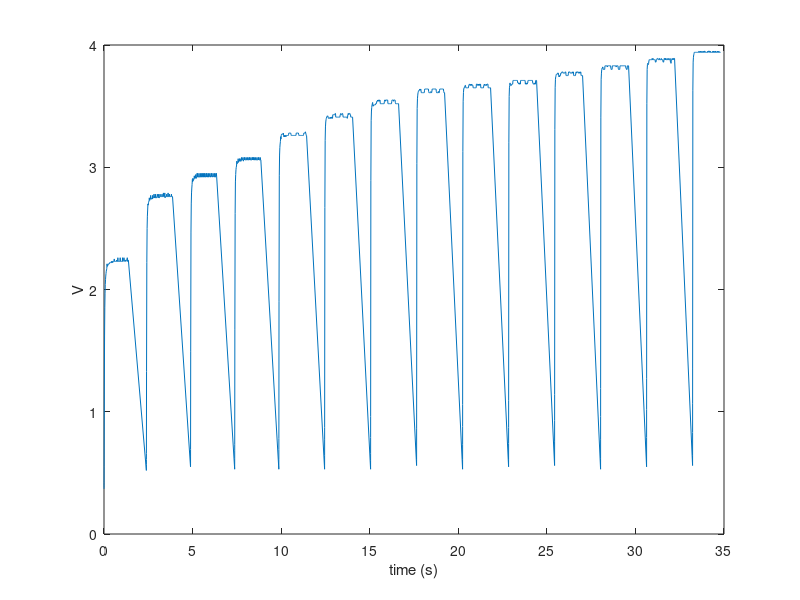
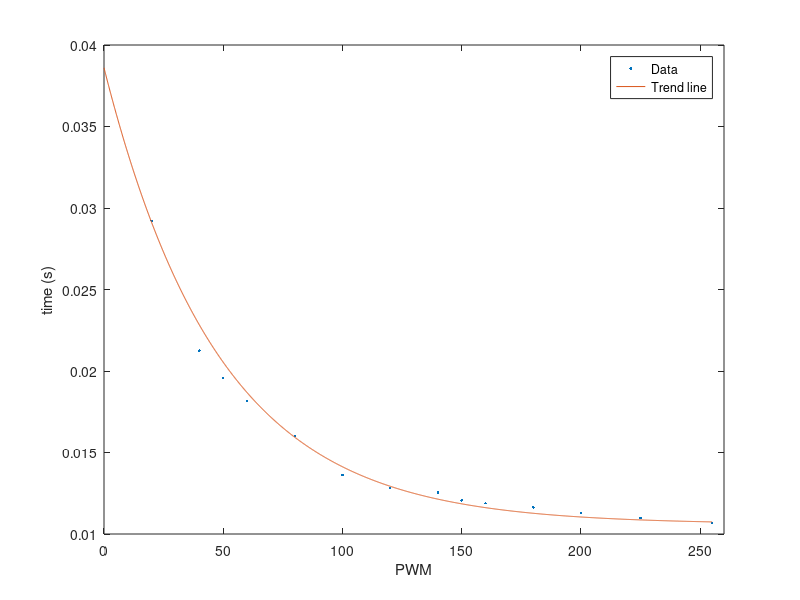

The MATLAB source for these figures, in order:
s = [0.37
216
0.37
792
0.38
1376
0.40
2008
0.42
2640
0.44
3272
0.55
5680
1.17
18160
1.62
31680
1.85
45200
1.97
58720
2.04
72240
2.08
85760
2.11
99280
2.13
112800
2.15
127360
2.16
141920
2.17
156480
2.21
171040
2.19
185600
2.19
200160
2.20
214720
2.20
229280
2.21
243840
2.21
258400
2.21
272960
2.21
287520
2.21
302080
2.22
316640
2.22
331200
2.22
345760
2.22
360320
2.22
374888
2.22
389440
2.22
404000
2.23
418560
2.22
433120
2.22
447680
2.23
462240
2.23
476800
2.22
491360
2.23
505920
2.23
520480
2.23
535040
2.23
549600
2.23
564160
2.25
578720
2.23
593280
2.23
607840
2.23
622400
2.23
636960
2.23
651520
2.23
666080
2.23
680640
2.23
695200
2.24
709760
2.23
724320
2.23
738880
2.23
753440
2.23
768000
2.26
782560
2.23
797120
2.23
811680
2.23
826240
2.23
840808
2.23
855360
2.23
869920
2.23
884480
2.23
899040
2.26
913600
2.23
928160
2.23
942720
2.23
957280
2.23
971840
2.23
986400
2.23
1000960
2.23
1016560
2.23
1032160
2.26
1047760
2.23
1063360
2.23
1078960
2.24
1094560
2.24
1110160
2.26
1125760
2.24
1141360
2.24
1156960
2.23
1172560
2.23
1188160
2.24
1203760
2.24
1219360
2.23
1234960
2.24
1250560
2.24
1266160
2.24
1281760
2.24
1297360
2.26
1312960
2.23
1328560
2.23
1344160
2.24
1359760
2.24
1375360
0.52
2390976
0.54
2391744
0.57
2392520
0.61
2393288
0.66
2394048
1.33
2401648
2.22
2417248
2.50
2432848
2.60
2448448
2.65
2464048
2.70
2479648
2.69
2495248
2.71
2510848
2.72
2526448
2.72
2542048
2.75
2557648
2.73
2573248
2.73
2588848
2.74
2604448
2.74
2620048
2.77
2635648
2.74
2651248
2.74
2666848
2.74
2682448
2.74
2698048
2.75
2713648
2.74
2729248
2.77
2744848
2.75
2760448
2.75
2776052
2.75
2791648
2.75
2807248
2.78
2822848
2.75
2838448
2.76
2854048
2.75
2869648
2.75
2885248
2.78
2900848
2.75
2916448
2.75
2932048
2.75
2947648
2.75
2963248
2.76
2978848
2.76
2994448
2.78
3010048
2.76
3025648
2.76
3041248
2.75
3056848
2.76
3072448
2.78
3088048
2.75
3103648
2.75
3119248
2.76
3134848
2.76
3150448
2.78
3166048
2.76
3181648
2.76
3197248
2.76
3212848
2.76
3228448
2.76
3244048
2.76
3259648
2.78
3275248
2.76
3290848
2.76
3306448
2.76
3322048
2.76
3337648
2.79
3353248
2.76
3368848
2.76
3384448
2.76
3400048
2.76
3415648
2.79
3431248
2.75
3446848
2.76
3462448
2.76
3478048
2.76
3493648
2.76
3509248
2.76
3524848
2.78
3540448
2.76
3556048
2.76
3571648
2.76
3587248
2.76
3602848
2.79
3618448
2.76
3634048
2.76
3649648
2.76
3665248
2.76
3680848
2.78
3696448
2.76
3712048
2.76
3727648
2.76
3743248
2.76
3758848
2.76
3774452
2.76
3790048
2.78
3805648
2.76
3821248
2.76
3836848
2.76
3852448
2.76
3868048
0.55
4883664
0.56
4884424
0.58
4885200
0.63
4885968
0.69
4886736
1.49
4894328
2.47
4909928
2.70
4925528
2.79
4941128
2.83
4956728
2.86
4972328
2.90
4987928
2.88
5003528
2.91
5019128
2.89
5034728
2.90
5050328
2.90
5065928
2.90
5081528
2.93
5097128
2.91
5112728
2.91
5128328
2.91
5143928
2.91
5159528
2.94
5175128
2.92
5190728
2.91
5206328
2.91
5221928
2.92
5237528
2.95
5253128
2.92
5268728
2.95
5284328
2.92
5299928
2.92
5315528
2.92
5331128
2.92
5346728
2.95
5362328
2.92
5377928
2.92
5393528
2.92
5409128
2.92
5424728
2.95
5440328
2.92
5455928
2.92
5471528
2.92
5487128
2.92
5502728
2.95
5518328
2.93
5533928
2.95
5549528
2.92
5565128
2.92
5580728
2.92
5596328
2.92
5611928
2.95
5627528
2.92
5643128
2.95
5658736
2.92
5674328
2.92
5689928
2.95
5705528
2.92
5721128
2.92
5736728
2.92
5752328
2.93
5767928
2.95
5783528
2.92
5799128
2.95
5814728
2.92
5830328
2.93
5845928
2.92
5861528
2.92
5877128
2.95
5892728
2.92
5908328
2.92
5923928
2.93
5939528
2.93
5955128
2.95
5970728
2.92
5986328
2.92
6001928
2.93
6017528
2.92
6033128
2.95
6048728
2.93
6064328
2.95
6079928
2.92
6095528
2.92
6111128
2.93
6126728
2.93
6142328
2.95
6157928
2.93
6173528
2.93
6189128
2.92
6204728
2.93
6220328
2.95
6235928
2.92
6251528
2.92
6267128
2.92
6282728
2.92
6298328
2.95
6313928
2.93
6329528
2.95
6345128
2.92
6360728
0.53
7376344
0.57
7377112
0.62
7377880
0.68
7378648
0.73
7379416
1.67
7387000
2.62
7402608
2.88
7418200
2.94
7433800
2.98
7449400
3.00
7465000
3.01
7480600
3.05
7496200
3.03
7511800
3.03
7527400
3.04
7543000
3.04
7558600
3.07
7574200
3.04
7589800
3.05
7605400
3.05
7621000
3.05
7636600
3.07
7652200
3.05
7667800
3.07
7683400
3.05
7699000
3.05
7714600
3.05
7730200
3.05
7745800
3.08
7761400
3.06
7777000
3.06
7792600
3.06
7808200
3.06
7823800
3.08
7839400
3.06
7855000
3.05
7870600
3.06
7886200
3.06
7901800
3.08
7917400
3.06
7933000
3.08
7948600
3.06
7964200
3.06
7979800
3.06
7995400
3.06
8011000
3.08
8026600
3.06
8042200
3.06
8057800
3.06
8073400
3.06
8089000
3.08
8104600
3.06
8120200
3.06
8135800
3.06
8151400
3.06
8167000
3.08
8182600
3.06
8198200
3.08
8213800
3.06
8229400
3.06
8245000
3.06
8260600
3.06
8276200
3.08
8291800
3.06
8307400
3.06
8323000
3.06
8338600
3.06
8354200
3.08
8369800
3.06
8385400
3.08
8401008
3.06
8416600
3.06
8432200
3.08
8447800
3.06
8463400
3.08
8479000
3.06
8494600
3.06
8510200
3.06
8525800
3.06
8541400
3.08
8557000
3.06
8572600
3.06
8588200
3.06
8603800
3.06
8619400
3.08
8635000
3.06
8650600
3.06
8666200
3.06
8681800
3.06
8697400
3.08
8713000
3.06
8728600
3.08
8744200
3.06
8759800
3.06
8775400
3.06
8791000
3.06
8806600
3.08
8822200
3.06
8837800
3.06
8853400
0.53
9869016
0.56
9869784
0.61
9870560
0.69
9871320
0.78
9872088
1.90
9879672
2.93
9895272
3.10
9910872
3.16
9926472
3.19
9942072
3.21
9957672
3.25
9973272
3.23
9988872
3.26
10004472
3.27
10021112
3.27
10037752
3.27
10054392
3.27
10071032
3.27
10087672
3.27
10104312
3.28
10120952
3.26
10137592
3.25
10154232
3.26
10170872
3.25
10187512
3.26
10204152
3.25
10220792
3.26
10237432
3.26
10254072
3.25
10270712
3.26
10287352
3.26
10303992
3.26
10320632
3.26
10337272
3.26
10353912
3.26
10370552
3.26
10387192
3.26
10403832
3.27
10420472
3.28
10437112
3.28
10453752
3.28
10470392
3.28
10487032
3.28
10503672
3.28
10520312
3.28
10536952
3.27
10553592
3.26
10570232
3.26
10586872
3.26
10603512
3.26
10620152
3.26
10636792
3.26
10653432
3.26
10670072
3.26
10686712
3.26
10703352
3.26
10719992
3.26
10736632
3.26
10753272
3.26
10769912
3.26
10786552
3.26
10803192
3.26
10819832
3.26
10836472
3.28
10853112
3.28
10869752
3.28
10886392
3.28
10903032
3.28
10919672
3.28
10936312
3.28
10952952
3.28
10969592
3.27
10986232
3.26
11002872
3.26
11019512
3.26
11036152
3.26
11052792
3.26
11069432
3.26
11086072
3.26
11102712
3.26
11119352
3.26
11135992
3.26
11152632
3.26
11169272
3.26
11185912
3.26
11202552
3.26
11219192
3.26
11235832
3.26
11252472
3.27
11269112
3.28
11285752
3.28
11302392
3.28
11319032
3.28
11335672
3.28
11352312
3.29
11368952
3.28
11385592
3.27
11402232
3.26
11418872
3.26
11435512
0.53
12452168
0.56
12452976
0.64
12453792
0.77
12454608
0.87
12455424
2.67
12468024
3.22
12484664
3.33
12501304
3.37
12517944
3.39
12534584
3.40
12551224
3.41
12567864
3.41
12584504
3.42
12601144
3.42
12617784
3.42
12634424
3.41
12651064
3.40
12667704
3.40
12684344
3.40
12700984
3.40
12717624
3.40
12734264
3.40
12750904
3.41
12767544
3.40
12784184
3.40
12800824
3.41
12817464
3.41
12834104
3.40
12850744
3.41
12867384
3.41
12884024
3.40
12900664
3.43
12917304
3.43
12933944
3.43
12950584
3.43
12967224
3.43
12983864
3.43
13000504
3.43
13017144
3.43
13033784
3.44
13050424
3.44
13067064
3.41
13083704
3.41
13100344
3.41
13116984
3.41
13133624
3.41
13150264
3.41
13166904
3.41
13183544
3.41
13200184
3.41
13216824
3.41
13233464
3.41
13250104
3.41
13266744
3.41
13283384
3.41
13300024
3.41
13316664
3.43
13333304
3.43
13349944
3.44
13366584
3.43
13383224
3.43
13399864
3.43
13416504
3.43
13433144
3.44
13449784
3.44
13466424
3.43
13483064
3.41
13499704
3.41
13516344
3.41
13532984
3.41
13549624
3.41
13566264
3.41
13582904
3.41
13599544
3.41
13616184
3.41
13632824
3.41
13649464
3.41
13666104
3.41
13682744
3.41
13699384
3.41
13716024
3.40
13732664
3.41
13749304
3.43
13765944
3.44
13782584
3.44
13799224
3.43
13815864
3.44
13832504
3.44
13849144
3.44
13865784
3.44
13882424
3.43
13899064
3.43
13915704
3.41
13932344
3.41
13948984
3.41
13965624
3.41
13982264
3.41
13998904
3.41
14015544
3.41
14032184
0.53
15048840
0.60
15049648
0.66
15050472
0.79
15051296
0.96
15052112
2.89
15064696
3.38
15081336
3.46
15097976
3.49
15114616
3.51
15131256
3.52
15147896
3.53
15164536
3.50
15181176
3.50
15197816
3.51
15214456
3.51
15231096
3.51
15247736
3.51
15264376
3.51
15281016
3.51
15297656
3.51
15314296
3.52
15330936
3.52
15347576
3.52
15364216
3.52
15380856
3.54
15397496
3.54
15414136
3.54
15430776
3.55
15447416
3.54
15464056
3.54
15480696
3.55
15497336
3.55
15513976
3.55
15530616
3.54
15547256
3.55
15563896
3.55
15580536
3.52
15597176
3.52
15613816
3.52
15630456
3.52
15647096
3.52
15663736
3.52
15680376
3.52
15697016
3.52
15713656
3.52
15730296
3.52
15746936
3.52
15763576
3.52
15780216
3.52
15796856
3.52
15813496
3.54
15830136
3.55
15846776
3.55
15863416
3.55
15880056
3.54
15896696
3.55
15913336
3.55
15929976
3.55
15946616
3.55
15963256
3.55
15979896
3.55
15996536
3.55
16013176
3.52
16029816
3.52
16046456
3.52
16063096
3.52
16079736
3.52
16096376
3.52
16113016
3.52
16129656
3.52
16146296
3.52
16162936
3.52
16179576
3.52
16196216
3.52
16212856
3.52
16229496
3.54
16246136
3.55
16262776
3.55
16279416
3.55
16296056
3.55
16312696
3.55
16329336
3.54
16345976
3.55
16362616
3.55
16379256
3.55
16395896
3.55
16412536
3.55
16429176
3.53
16445816
3.52
16462456
3.52
16479096
3.52
16495736
3.52
16512376
3.52
16529016
3.52
16545656
3.52
16562296
3.52
16578936
3.52
16595576
3.52
16612216
3.52
16628856
0.56
17645512
0.61
17646320
0.72
17647144
0.86
17647968
0.99
17648784
3.03
17661384
3.48
17678024
3.56
17694664
3.59
17711304
3.61
17727944
3.62
17744584
3.62
17761224
3.63
17777864
3.63
17794504
3.63
17811144
3.64
17827784
3.63
17844424
3.63
17861064
3.64
17877704
3.63
17894344
3.61
17910984
3.61
17927624
3.61
17944264
3.61
17960904
3.61
17977544
3.61
17994184
3.61
18010824
3.61
18027464
3.61
18044104
3.61
18060744
3.61
18077384
3.63
18094024
3.64
18110664
3.64
18127304
3.64
18143944
3.64
18160584
3.64
18177224
3.64
18193864
3.64
18210504
3.64
18227144
3.64
18243784
3.64
18260424
3.64
18277064
3.64
18293704
3.64
18310344
3.62
18326984
3.61
18343624
3.61
18360264
3.61
18376904
3.61
18393544
3.61
18410184
3.61
18426824
3.61
18443464
3.62
18460104
3.61
18476744
3.61
18493384
3.62
18510024
3.64
18526664
3.64
18543304
3.64
18559944
3.64
18576584
3.64
18593224
3.64
18609864
3.64
18626504
3.64
18643144
3.64
18659784
3.64
18676424
3.64
18693064
3.64
18709704
3.64
18726344
3.64
18742984
3.62
18759624
3.61
18776264
3.61
18792904
3.61
18809544
3.61
18826184
3.61
18842824
3.61
18859464
3.62
18876104
3.61
18892744
3.61
18909384
3.61
18926024
3.63
18942664
3.64
18959304
3.64
18975944
3.64
18992584
3.64
19009224
3.64
19025864
3.64
19042504
3.64
19059144
3.64
19075784
3.64
19092424
3.64
19109064
3.64
19125704
3.64
19142344
3.64
19158984
3.62
19175624
3.61
19192264
3.61
19208904
3.61
19225544
0.53
20242200
0.61
20243016
0.73
20243840
0.88
20244664
1.06
20245472
3.13
20258056
3.54
20274696
3.61
20291336
3.64
20307976
3.65
20324616
3.65
20341256
3.66
20357896
3.66
20374536
3.67
20391176
3.67
20407816
3.65
20424456
3.65
20441096
3.65
20457736
3.65
20474376
3.65
20491016
3.65
20507656
3.65
20524296
3.65
20540936
3.65
20557576
3.65
20574216
3.67
20590856
3.67
20607496
3.68
20624136
3.68
20640776
3.67
20657416
3.67
20674056
3.67
20690696
3.68
20707336
3.67
20723976
3.67
20740616
3.68
20757256
3.67
20773896
3.67
20790536
3.67
20807176
3.67
20823816
3.65
20840456
3.65
20857096
3.65
20873736
3.65
20890376
3.65
20907016
3.65
20923656
3.65
20940296
3.65
20956936
3.65
20973576
3.65
20990216
3.65
21006856
3.68
21023496
3.68
21040136
3.68
21056776
3.68
21073416
3.67
21090056
3.67
21106696
3.67
21123336
3.68
21139976
3.67
21156616
3.68
21173256
3.68
21189896
3.67
21206536
3.67
21223176
3.68
21239816
3.68
21256456
3.65
21273096
3.65
21289736
3.65
21306376
3.65
21323016
3.65
21339656
3.65
21356296
3.65
21372936
3.65
21389576
3.65
21406216
3.65
21422856
3.67
21439496
3.67
21456136
3.68
21472776
3.67
21489416
3.67
21506056
3.67
21522696
3.67
21539336
3.67
21555976
3.68
21572616
3.67
21589256
3.67
21605896
3.68
21622536
3.68
21639176
3.68
21655816
3.68
21672456
3.65
21689096
3.65
21705736
3.65
21722376
3.65
21739016
3.65
21755656
3.65
21772296
3.65
21788936
3.65
21805576
3.65
21822216
0.55
22838872
0.61
22839680
0.74
22840504
0.87
22841320
1.09
22842136
3.20
22854728
3.58
22871368
3.65
22888008
3.67
22904648
3.69
22921288
3.67
22937928
3.67
22954568
3.67
22971208
3.67
22987848
3.67
23004488
3.68
23021128
3.68
23037768
3.68
23054408
3.68
23071048
3.71
23087688
3.71
23104328
3.71
23120968
3.71
23137608
3.71
23154248
3.71
23170888
3.71
23187528
3.71
23204168
3.71
23220808
3.71
23237448
3.71
23254088
3.71
23270728
3.71
23287368
3.71
23304008
3.71
23320648
3.71
23337288
3.69
23353928
3.69
23370568
3.69
23387208
3.69
23403848
3.68
23420488
3.69
23437128
3.68
23453768
3.68
23470408
3.69
23487048
3.68
23503688
3.71
23520328
3.71
23536968
3.71
23553608
3.71
23570248
3.71
23586888
3.71
23603528
3.71
23620168
3.71
23636808
3.71
23653448
3.71
23670088
3.71
23686728
3.71
23703368
3.71
23720008
3.71
23736648
3.71
23753288
3.71
23769928
3.68
23786568
3.69
23803208
3.68
23819848
3.68
23836488
3.68
23853128
3.69
23869768
3.68
23886408
3.69
23903048
3.69
23919688
3.71
23936328
3.71
23952968
3.71
23969608
3.71
23986248
3.71
24002888
3.71
24019528
3.71
24036168
3.71
24052808
3.71
24069448
3.71
24086088
3.71
24102728
3.71
24119368
3.71
24136008
3.71
24152648
3.71
24169288
3.71
24185928
3.69
24202568
3.69
24219208
3.68
24235848
3.68
24252488
3.68
24269128
3.68
24285768
3.68
24302408
3.69
24319048
3.68
24335688
3.68
24352328
3.71
24368968
3.71
24385608
3.71
24402248
3.71
24418888
0.56
25435544
0.59
25436360
0.76
25437176
0.93
25437992
1.14
25438808
3.31
25451416
3.65
25468056
3.72
25484696
3.74
25501336
3.75
25517976
3.76
25534616
3.76
25551256
3.76
25567896
3.76
25584536
3.77
25601176
3.77
25617816
3.77
25634456
3.77
25651096
3.75
25667736
3.74
25684376
3.75
25701016
3.74
25717656
3.75
25734296
3.75
25750936
3.75
25767576
3.77
25784216
3.77
25800856
3.77
25817496
3.77
25834136
3.78
25850776
3.78
25867416
3.78
25884056
3.78
25900696
3.77
25917336
3.77
25933976
3.77
25950616
3.77
25967256
3.77
25983896
3.77
26000536
3.77
26017176
3.78
26033816
3.78
26050456
3.78
26067096
3.75
26083736
3.75
26100376
3.75
26117016
3.75
26133656
3.75
26150296
3.75
26166936
3.75
26183576
3.75
26200216
3.77
26216856
3.78
26233496
3.78
26250136
3.78
26266776
3.78
26283416
3.78
26300056
3.77
26316696
3.77
26333336
3.77
26349976
3.77
26366616
3.77
26383256
3.77
26399896
3.77
26416536
3.78
26433176
3.77
26449816
3.78
26466456
3.77
26483096
3.78
26499736
3.75
26516376
3.75
26533016
3.75
26549656
3.75
26566296
3.75
26582936
3.75
26599576
3.75
26616216
3.77
26632856
3.78
26649496
3.78
26666136
3.77
26682776
3.78
26699416
3.78
26716056
3.78
26732696
3.78
26749336
3.78
26765976
3.77
26782616
3.77
26799256
3.77
26815896
3.78
26832536
3.77
26849176
3.77
26865816
3.77
26882456
3.78
26899096
3.78
26915736
3.75
26932376
3.75
26949016
3.75
26965656
3.75
26982296
3.75
26998936
3.75
27015576
0.53
28032224
0.62
28033032
0.77
28033848
0.96
28034664
1.19
28035472
3.41
28048088
3.72
28064728
3.77
28081368
3.80
28098008
3.81
28114648
3.81
28131288
3.82
28147928
3.82
28164568
3.80
28181208
3.80
28197848
3.80
28214488
3.80
28231128
3.80
28247768
3.80
28264408
3.83
28281048
3.83
28297688
3.83
28314328
3.83
28330968
3.83
28347608
3.83
28364248
3.83
28380888
3.83
28397528
3.82
28414168
3.83
28430808
3.83
28447448
3.83
28464088
3.83
28480728
3.83
28497368
3.83
28514008
3.83
28530648
3.83
28547288
3.83
28563928
3.83
28580568
3.83
28597208
3.81
28613848
3.80
28630488
3.80
28647128
3.80
28663768
3.80
28680408
3.83
28697048
3.83
28713688
3.83
28730328
3.83
28746968
3.83
28763608
3.83
28780248
3.83
28796888
3.83
28813528
3.83
28830168
3.83
28846808
3.83
28863448
3.83
28880088
3.83
28896728
3.82
28913368
3.83
28930008
3.83
28946648
3.83
28963288
3.83
28979928
3.83
28996568
3.83
29013208
3.81
29029848
3.80
29046488
3.80
29063128
3.80
29079768
3.80
29096408
3.80
29113048
3.83
29129688
3.83
29146328
3.83
29162968
3.83
29179608
3.83
29196248
3.83
29212888
3.83
29229528
3.83
29246168
3.83
29262808
3.83
29279448
3.83
29296088
3.83
29312728
3.83
29329368
3.83
29346008
3.83
29362648
3.83
29379288
3.83
29395928
3.83
29412568
3.83
29429208
3.83
29445848
3.81
29462488
3.81
29479128
3.80
29495768
3.80
29512408
3.80
29529048
3.83
29545688
3.83
29562328
3.83
29578968
3.83
29595608
3.83
29612248
0.55
30628896
0.63
30629704
0.79
30630528
1.02
30631352
1.27
30632168
3.52
30644760
3.80
30661400
3.84
30678040
3.85
30694680
3.84
30711320
3.84
30727960
3.85
30744600
3.87
30761240
3.88
30777880
3.88
30794520
3.88
30811160
3.88
30827800
3.88
30844440
3.88
30861080
3.88
30877720
3.88
30894360
3.88
30911000
3.88
30927640
3.89
30944280
3.88
30960920
3.88
30977560
3.89
30994200
3.88
31010840
3.88
31027480
3.88
31044120
3.88
31060760
3.88
31077400
3.88
31094040
3.88
31110680
3.86
31127320
3.86
31143960
3.86
31160600
3.88
31177240
3.88
31193880
3.88
31210520
3.89
31227160
3.89
31243800
3.89
31260440
3.89
31277080
3.88
31293720
3.88
31310360
3.88
31327000
3.88
31343640
3.89
31360280
3.88
31376920
3.88
31393560
3.88
31410200
3.88
31426840
3.88
31443480
3.89
31460120
3.88
31476760
3.88
31493400
3.88
31510040
3.88
31526680
3.88
31543320
3.86
31559960
3.86
31576600
3.86
31593240
3.88
31609880
3.89
31626520
3.89
31643160
3.88
31659800
3.89
31676440
3.88
31693080
3.89
31709720
3.88
31726360
3.88
31743000
3.88
31759640
3.88
31776280
3.89
31792920
3.88
31809560
3.88
31826200
3.88
31842840
3.88
31859480
3.89
31876120
3.88
31892760
3.88
31909400
3.88
31926040
3.88
31942680
3.89
31959320
3.86
31975960
3.86
31992600
3.85
32009240
3.88
32025880
3.88
32042520
3.88
32059160
3.89
32075800
3.88
32092440
3.88
32109080
3.89
32125720
3.89
32142360
3.88
32159000
3.89
32175640
3.89
32192280
3.89
32208920
0.56
33225576
0.64
33226392
0.83
33227216
1.07
33228040
1.35
33228848
3.63
33241440
3.86
33258080
3.90
33274720
3.92
33291368
3.93
33308000
3.94
33324640
3.94
33341280
3.94
33357928
3.94
33374560
3.94
33391200
3.94
33407840
3.94
33424488
3.94
33441120
3.94
33457760
3.94
33474400
3.94
33491048
3.94
33507680
3.94
33524320
3.94
33540960
3.94
33557608
3.94
33574240
3.95
33590880
3.94
33607520
3.94
33624168
3.94
33640800
3.94
33657440
3.95
33674080
3.94
33690728
3.94
33707360
3.94
33724000
3.94
33740640
3.95
33757288
3.94
33773920
3.94
33790560
3.94
33807200
3.94
33823848
3.94
33840480
3.95
33857120
3.94
33873760
3.94
33890408
3.95
33907040
3.95
33923680
3.94
33940320
3.94
33956968
3.94
33973600
3.94
33990240
3.94
34006880
3.94
34023528
3.94
34040160
3.94
34056800
3.94
34073440
3.95
34090088
3.94
34106720
3.95
34123360
3.95
34140000
3.95
34156648
3.95
34173280
3.94
34189920
3.94
34206560
3.95
34223208
3.94
34239840
3.94
34256480
3.94
34273120
3.94
34289768
3.94
34306400
3.94
34323040
3.94
34339680
3.94
34356328
3.95
34372960
3.94
34389600
3.95
34406240
3.94
34422888
3.94
34439520
3.94
34456160
3.94
34472800
3.95
34489448
3.94
34506080
3.95
34522720
3.94
34539360
3.94
34556008
3.94
34572640
3.94
34589280
3.94
34605920
3.95
34622568
3.94
34639200
3.94
34655840
3.94
34672480
3.94
34689128
3.95
34705760
3.94
34722400
3.94
34739040
3.94
34755688
3.94
34772320
3.94
34788960
3.94
34805600
];



v = s(1:2:end,:);  % odd matrix

t = s(2:2:end,:);  % even matrix
t = t * 10^(-6);

figure(1);
plot(t,v);
xlabel("time (s)");
ylabel("V");

aux = 50 ;
stab = zeros(1, 14);
for i=1:1:14
    stab(i) = mean (v(aux:aux+50)); 
    aux = aux + 100;
end


aux = 1;
y_tau =  zeros(1, 14);
for i=1:1:14
    y_tau(i) = v(aux) + ( stab(i)-v(aux) )*0.63;
    aux = aux + 100;
end

aux = 1;

for i=1:1:14
    v_aux = v(aux:aux+99);
    t_aux = t(aux:aux+99);
    pt1 = find( v_aux <= y_tau(i));
    pt1 = pt1(end);
    m = (v_aux(pt1+1)-v_aux(pt1))/(t_aux(pt1+1)-t_aux(pt1));
    b = v_aux(pt1) - m*(t_aux(pt1));
    tau(i) = (y_tau(i) - b)/m - t_aux(1);
    aux = aux + 100;
end


disp(tau);

pwm = [20 40 50 60 80 100 120 140 150 160 180 200 225 255];
figure(2);
plot(pwm, tau,'.');

%f2 = fit (pwm', tau',fittype('power(10,-a*x)'), 'StartPoint',[])
%f2 = fit(pwm', tau',fittype('power(10,(-c*tau))','independent','tau','dependent','height') ,'Exclude', tau < 255 );
pmw_aux = (0:0.1:255);
f2 = 0.0106+0.028*power(10,-0.009*pmw_aux);
hold on;
plot(pmw_aux,f2);
xlabel("PWM");
ylabel("time (s)");
xlim([0 260])
legend('Data','Trend line');




